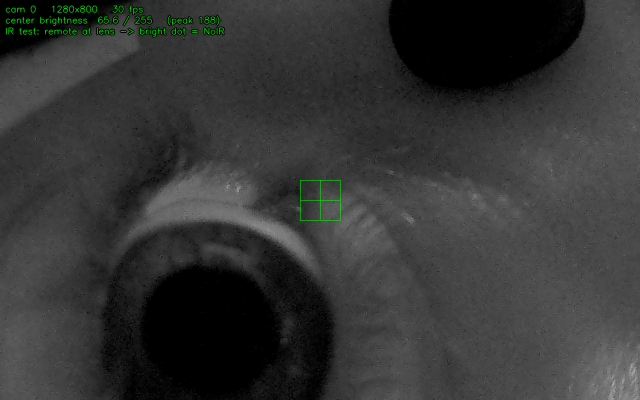
#> input picture software/cam0_1785213146.png, 1280 x 800 px (shown at 1/2 size)
$ python -i pupil_tracker.py   (imports and definitions only)
#> lines starting #> are read from the running program, lines starting #| are printed output that depends on the picture; after the words box and inside, x2 and y2 are one past the last pixel; in counts of white or black regions, pixels touching at a corner belong together
"""IR pupil + corneal-glint tracker -> per-eye gaze features (OpenCV + numpy).

Dark-pupil method: under near-infrared illumination the pupil is the darkest region of the
eye image, and the reflections of the IR LEDs off the cornea ("glints", a.k.a. first
Purkinje images) are tiny, very bright spots. We:
  1. threshold for the dark pupil, clean it up, and fit an ELLIPSE (an ellipse, not a
     circle, because the nose-bridge camera views the eye obliquely),
  2. find the bright glints,
  3. output a compact gaze feature: the pupil center AND the pupil-center -> glint vector
     (the "pupil-glint vector" used in video-oculography, it tracks gaze and is robust to
     small shifts of the camera on the face).

These per-eye features replace the eye-corner features in the calibration pipeline; the
same calibrator/prior/preset then learns the display-pixel mapping from a stronger signal.

Run `python3 pupil_tracker.py` for a synthetic self-test (no hardware needed).
"""
import argparse
import sys

import numpy as np
import cv2


class PupilResult:
    def __init__(self, ok, pupil=(0.5, 0.5), axes=(0.0, 0.0), angle=0.0,
                 glints=None, conf=0.0):
        self.ok = ok
        self.pupil = np.asarray(pupil, float)      # normalized (x, y) in [0,1]
        self.axes = axes                           # ellipse (major, minor) normalized
        self.angle = angle                         # ellipse angle, deg
        self.glints = glints if glints is not None else []   # list of normalized (x,y)
        self.conf = conf


class PupilTracker:
    def __init__(self, min_area_frac=0.004, max_area_frac=0.4,
                 dark_pct=4.0, glint_pct=99.6, max_glints=4,
                 min_round=0.28, max_dark_mean=95.0):
        self.min_area_frac = min_area_frac
        self.max_area_frac = max_area_frac
        self.dark_pct = dark_pct       # pupil = darkest this-% of pixels
        self.glint_pct = glint_pct     # glints = brightest this-% of pixels
        self.max_glints = max_glints
        # robustness gates (lessons from EllSeg/Swirski: reject non-pupil blobs)
        self.min_round = min_round         # reject ellipses too elongated to be a pupil
        self.max_dark_mean = max_dark_mean # the pupil must actually be dark inside

    def detect(self, gray):
        if gray.ndim == 3:
            gray = cv2.cvtColor(gray, cv2.COLOR_BGR2GRAY)
        H, W = gray.shape[:2]
#> H = 800; W = 1280
        area = float(H * W)
#> area = 1024000
        blur = cv2.GaussianBlur(gray, (5, 5), 0)

        # ---- pupil: the darkest blob, ellipse-fitted ----
        # RETR_EXTERNAL + a CLOSE first means glints *inside* the pupil (bright holes) don't
        # break the outer contour or the ellipse fit (a known failure mode otherwise).
        thr = max(8.0, float(np.percentile(blur, self.dark_pct)))
#> thr = 8
        _, dark = cv2.threshold(blur, thr, 255, cv2.THRESH_BINARY_INV)
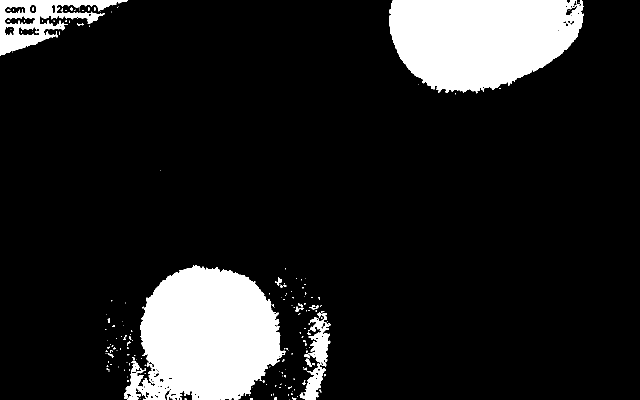
#> dark: shape (800, 1280) (shown at 1/2 size); 13.1% white; 188 white regions (161 under 20 px), largest, box (x1, y1, x2, y2) and area: (248, 530, 571, 800) 61482, (778, 0, 1167, 187) 56404, (0, 0, 256, 112) 10429
        k = np.ones((5, 5), np.uint8)
        dark = cv2.morphologyEx(dark, cv2.MORPH_CLOSE, k)   # fill glint holes first
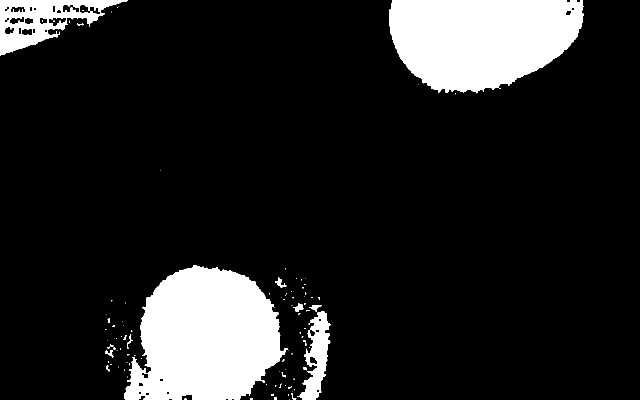
#> dark: shape (800, 1280) (shown at 1/2 size); 13.6% white; 99 white regions (82 under 20 px), largest, box (x1, y1, x2, y2) and area: (248, 530, 577, 800) 63637, (778, 0, 1167, 187) 56938, (0, 0, 256, 112) 11731
        dark = cv2.morphologyEx(dark, cv2.MORPH_OPEN, k)
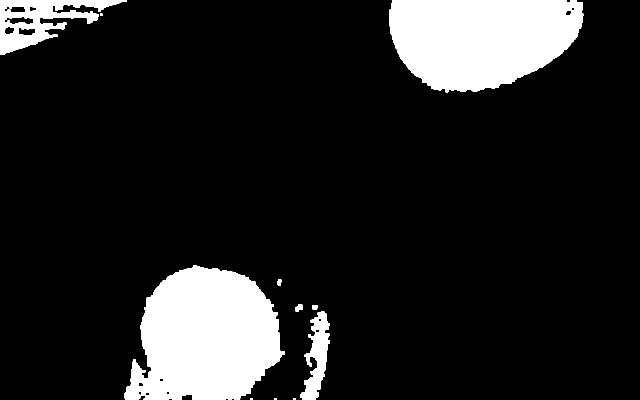
#> dark: shape (800, 1280) (shown at 1/2 size); 13.4% white; 11 white regions (1 under 20 px)
        cnts, _ = cv2.findContours(dark, cv2.RETR_EXTERNAL, cv2.CHAIN_APPROX_SIMPLE)
#> cnts = 11 contours, 4 with area under 20; largest, box (x1, y1, x2, y2) and area: (249, 531, 570, 800) 62899, (778, 0, 1167, 185) 56471, (0, 0, 254, 110) 12268, (600, 622, 660, 800) 4798, (591, 609, 605, 624) 132, (554, 558, 563, 571) 76, (624, 611, 636, 619) 72
        best, best_score = None, -1.0
        for c in cnts:
            a = cv2.contourArea(c)
            if a < self.min_area_frac * area or a > self.max_area_frac * area or len(c) < 5:
                continue
            mask = np.zeros((H, W), np.uint8)
            cv2.drawContours(mask, [c], -1, 255, -1)
            if cv2.mean(blur, mask=mask)[0] > self.max_dark_mean:   # must be dark inside
                continue
            peri = cv2.arcLength(c, True)
            circ = 4 * np.pi * a / (peri * peri) if peri > 0 else 0
            score = circ * np.sqrt(a)          # round + sizeable
            if score > best_score:
                best_score, best = score, c
#> this loop made 11 passes
#> (a, peri, circ, score, best_score) on passes 4, 8, 10: (4797.5, 661.3, 0.138, 9.55, 9.55), (62899, 1319, 0.454, 113.9, 113.9), (56471, 1079.7, 0.609, 144.6, 144.6)
#> (c, a) on passes 1, 2, 3, 9: ([[500, 797], [500, 799], [505, 799], [505, 797]], 10), ([[586, 796], [586, 799], [591, 799], [591, 796]], 15), ([[548, 796], [548, 799], [552, 799], [552, 796]], 12), ([[200, 27], [200, 31], [204, 31], [204, 27]], 16)
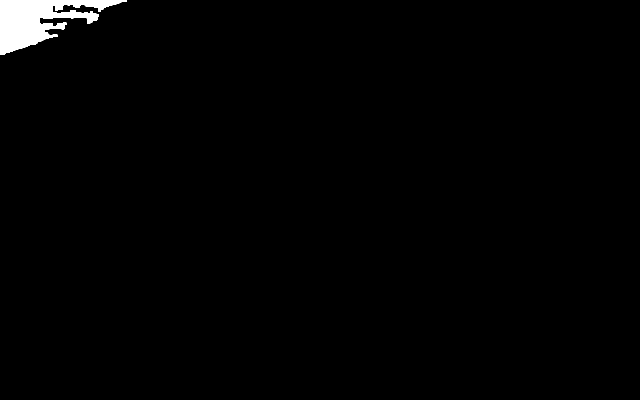
#> mask: shape (800, 1280) (shown at 1/2 size); 1.3% white; 1 white region, box (x1, y1, x2, y2) and area: (0, 0, 254, 110) 12820
#> after the loop, best = contour of 282 points, box (x1, y1, x2, y2) (778, 0, 1167, 185), area 56471; best_score = 144.6
        if best is None:
            return PupilResult(False)
        (cx, cy), (MA, ma), ang = cv2.fitEllipse(best)
#> cx = 970.2; cy = 36.5; MA = 278.8; ma = 389.5; ang = 75.64
        round_ratio = (min(MA, ma) / max(MA, ma)) if max(MA, ma) > 0 else 0
#> round_ratio = 0.716
        if round_ratio < self.min_round:       # too elongated (occlusion/eyelid) -> reject
            return PupilResult(False)

        # ---- glints: tiny bright spots ----
        gthr = max(200.0, float(np.percentile(blur, self.glint_pct)))
#> gthr = 200
        _, bright = cv2.threshold(blur, gthr, 255, cv2.THRESH_BINARY)
#> bright: shape (800, 1280); every value is 0
        gc, _ = cv2.findContours(bright, cv2.RETR_EXTERNAL, cv2.CHAIN_APPROX_SIMPLE)
#> gc = []
        glints = []
        for c in gc:
            a = cv2.contourArea(c)
            if a < 1 or a > 0.01 * area:        # glints are small
                continue
            M = cv2.moments(c)
            if M["m00"] == 0:
                continue
            gx, gy = M["m10"] / M["m00"], M["m01"] / M["m00"]
            # keep glints near the pupil (on the cornea)
            if np.hypot(gx - cx, gy - cy) < 1.5 * max(MA, ma):
                glints.append((gx / W, gy / H))
#> this loop made 0 passes
#> after the loop, glints = []
        glints.sort(key=lambda g: np.hypot(g[0] - cx/W, g[1] - cy/H))
        glints = glints[:self.max_glints]

        conf = float(round_ratio) * (1.0 if glints else 0.4)
#> conf = 0.286
        return PupilResult(True, (cx/W, cy/H), (MA/W, ma/H), ang, glints, conf)
#> in __init__, `self.angle = angle`: self.angle = 75.64
#> in __init__, `self.glints = glints if glints is not None else []`: self.glints = []
#> in __init__, `self.conf = conf`: self.conf = 0.286

    # [119 lines left out: functions features, draw, synth_eye, _battery, run_selftest, run_cam and 1 more, not called in this run]


# [2 lines not run here, left out]

>>> import cv2
>>> picture = cv2.imread('cam0_1785213146.png', cv2.IMREAD_GRAYSCALE)
>>> result = PupilTracker().detect(picture)

$ run again, on software/cam0_1785213147.png
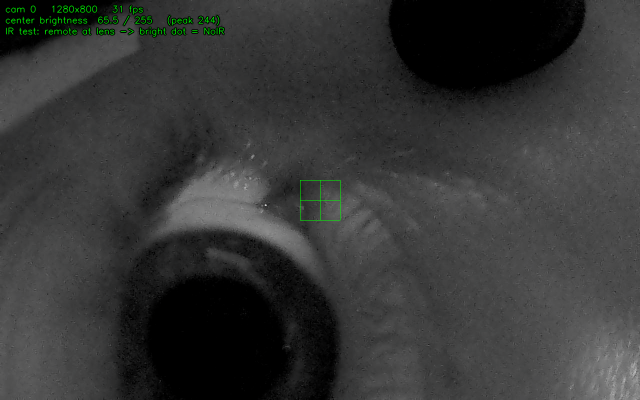
#> input picture software/cam0_1785213147.png, 1280 x 800 px (shown at 1/2 size)
#> thr = 8
#> in detect, `_, dark = cv2.threshold(blur, thr, 255, cv2.THRESH_BINARY_INV)`:
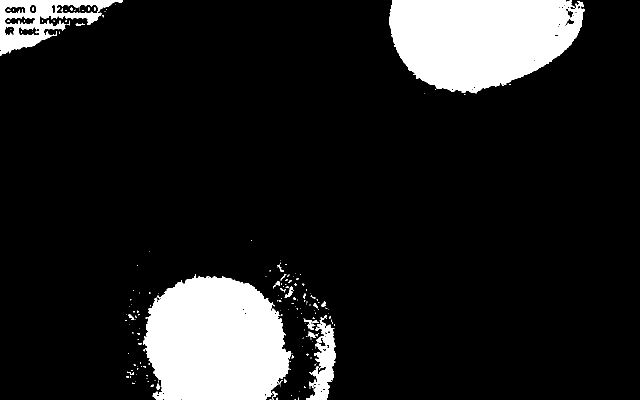
#> dark: shape (800, 1280) (shown at 1/2 size); 12.9% white; 187 white regions (158 under 20 px), largest, box (x1, y1, x2, y2) and area: (286, 549, 582, 800) 58970, (778, 0, 1169, 187) 55936, (0, 0, 246, 111) 10343
#> in detect, `dark = cv2.morphologyEx(dark, cv2.MORPH_OPEN, k)`:
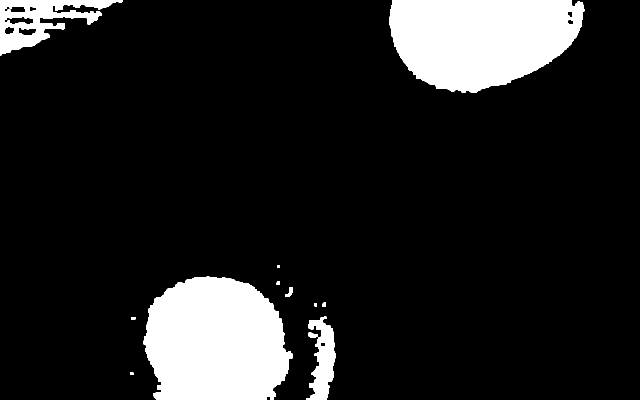
#> dark: shape (800, 1280) (shown at 1/2 size); 13% white; 12 white regions
#> cnts = 12 contours; largest, box (x1, y1, x2, y2) and area: (287, 553, 586, 800) 59260, (779, 0, 1169, 186) 56022, (0, 0, 246, 111) 12127, (612, 633, 672, 800) 5194, (571, 574, 586, 594) 130
#> the loop in detect, `for c in cnts:` made 12 passes
#> (a, peri, circ, score, best_score) on passes 4, 9: (5194, 581.3, 0.193, 13.92, 13.92), (59259.5, 1097.8, 0.618, 150.4, 150.4)
#> after the loop in detect, `for c in cnts:`: best = contour of 294 points, box (x1, y1, x2, y2) (287, 553, 586, 800), area 59260; best_score = 150.4
#> cx = 431.3; cy = 696.8; MA = 281; ma = 300.1; ang = 149.1
#> round_ratio = 0.936
#> gthr = 200
#> bright: shape (800, 1280); every value is 0
#> gc = []
#> conf = 0.375
#> self.angle = 149.1
#> self.glints = []
#> self.conf = 0.375
